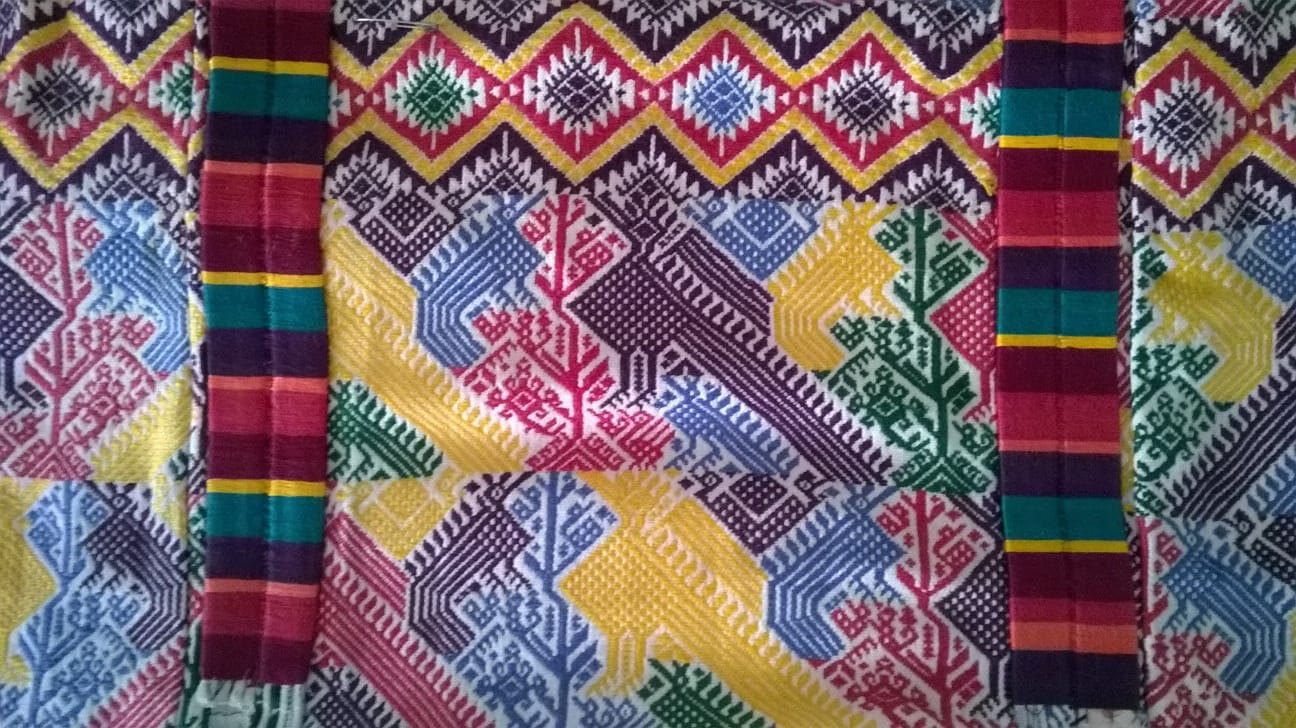
#> input picture HT2/Guipil.jpeg, 1296 x 728 px
$ jupyter execute --allow-errors HT2.ipynb   (older library calls are emulated)
#> lines starting #> are read from the running program, lines starting #| are printed output that depends on the picture
[cell 1]
import numpy as np
import matplotlib.pyplot as plt
import cv2

[cell 2]
def mostrar_imagen_3d(imagen_gris):
    # Obtener dimensiones de la imagen
    alto, ancho = imagen_gris.shape
#> alto = 728; ancho = 1296

    # Crear malla de coordenadas X e Y
    x = np.arange(0, ancho, 1)
#> x = 1296 values from 0 to 1295
    y = np.arange(0, alto, 1)
#> y = 728 values from 0 to 727
    x, y = np.meshgrid(x, y)

    # Crear una figura 3D
    figura = plt.figure()
    eje_3d = figura.add_subplot(111, projection='3d')

    # Convertir la imagen en una matriz de coordenadas Z
    z = imagen_gris

    # Graficar la superficie 3D
    superficie = eje_3d.plot_surface(x, y, z, cmap='gray')

    # Agregar barra de colores
    figura.colorbar(superficie, ax=eje_3d)

    # Etiquetas de ejes
    eje_3d.set_xlabel('X')
    eje_3d.set_ylabel('Y')
    eje_3d.set_zlabel('Intensidad')

    # Mostrar la figura
    plt.show()


#imagen_gris = plt.imread('/workspaces/Text-mining-n-image-recogn/Guipil.jpeg')[:,:,0]
imagen_gris = plt.imread('Guipil.jpeg')[:,:,0]
mostrar_imagen_3d(imagen_gris)

[cell 3]
def negativa(imagen_gris):
    imagen_transformada = 255 - imagen_gris
    return imagen_transformada

def lineal(imagen_gris, pendiente, interseccion):
    imagen_transformada = np.clip(pendiente * imagen_gris + interseccion, 0, 255)
    return imagen_transformada.astype(np.uint8)

def logaritmica(imagen_gris, c):
#> called with c = 1
    imagen_transformada = c * np.log(1 + imagen_gris)
    imagen_transformada = np.clip(imagen_transformada, 0, 255)
    return imagen_transformada.astype(np.uint8)

def exponencial(imagen_gris, c, gamma):
    imagen_transformada = c * np.power(imagen_gris, gamma)
    imagen_transformada = np.clip(imagen_transformada, 0, 255)
    return imagen_transformada.astype(np.uint8)

imagen_gris = plt.imread('Guipil.jpeg')[:,:,0]

# Aplicar las transformaciones
imagen_negativa = negativa(imagen_gris)
imagen_lineal = lineal(imagen_gris, pendiente=1, interseccion=0)
imagen_logaritmica = logaritmica(imagen_gris, c=1)
imagen_exponencial = exponencial(imagen_gris, c=1, gamma=1)

# Mostrar las imágenes transformadas
plt.figure(figsize=(10, 8))

plt.subplot(2, 2, 1)
plt.imshow(imagen_negativa, cmap='gray')
plt.title('Negativa')

plt.subplot(2, 2, 2)
plt.imshow(imagen_lineal, cmap='gray')
plt.title('Lineal')

plt.subplot(2, 2, 3)
plt.imshow(imagen_logaritmica, cmap='gray')
plt.title('Logarítmica')

plt.subplot(2, 2, 4)
plt.imshow(imagen_exponencial, cmap='gray')
plt.title('Exponencial')

plt.tight_layout()
plt.show()

[cell 4]
def color_operations(image1, image2):
    gray_image1 = cv2.cvtColor(image1, cv2.COLOR_BGR2GRAY)
    gray_image2 = cv2.cvtColor(image2, cv2.COLOR_BGR2GRAY)

    # Binarizar las imágenes (usando umbral de 128 para obtener valores binarios)
    _, binary_image1 = cv2.threshold(gray_image1, 128, 255, cv2.THRESH_BINARY)
    _, binary_image2 = cv2.threshold(gray_image2, 128, 255, cv2.THRESH_BINARY)


    # Realizar operaciones lógicas
    bitwise_and = cv2.bitwise_and(binary_image1, binary_image2)
    bitwise_or = cv2.bitwise_or(binary_image1, binary_image2)
    bitwise_xor = cv2.bitwise_xor(binary_image1, binary_image2)

    # Sumar las imágenes (usando saturación para evitar desbordamientos)
    sum_image = cv2.add(image1, image2)

    # Restar las imágenes (usando saturación para evitar valores negativos)
    subtract_image = cv2.subtract(image1, image2)

    # Mostrar las imágenes resultantes
    plt.figure(figsize=(12, 10))

    plt.subplot(3, 3, 1)
    plt.imshow(cv2.cvtColor(image1, cv2.COLOR_BGR2RGB))
    plt.title('Imagen 1')

    plt.subplot(3, 3, 2)
    plt.imshow(cv2.cvtColor(image2, cv2.COLOR_BGR2RGB))
    plt.title('Imagen 2')

    plt.subplot(3, 3, 3)
    plt.imshow(cv2.cvtColor(sum_image, cv2.COLOR_BGR2RGB))
    plt.title('Suma')

    plt.subplot(3, 3, 4)
    plt.imshow(cv2.cvtColor(subtract_image, cv2.COLOR_BGR2RGB))
    plt.title('Resta')

    plt.subplot(3, 3, 5)
    plt.imshow(binary_image1, cmap='gray')
    plt.title('Binarizada 1')

    plt.subplot(3, 3, 6)
    plt.imshow(binary_image2, cmap='gray')
    plt.title('Binarizada 2')

    plt.subplot(3, 3, 7)
    plt.imshow(bitwise_and, cmap='gray')
    plt.title('AND')

    plt.subplot(3, 3, 8)
    plt.imshow(bitwise_or, cmap='gray')
    plt.title('OR')

    plt.subplot(3, 3, 9)
    plt.imshow(bitwise_xor, cmap='gray')
    plt.title('XOR')

    plt.tight_layout()
    plt.show()

image1 = cv2.imread('img1.png')
image2 = cv2.imread('img2.png')

# Aplicamos las operaciones
#> (the rest of this cell did not finish here and is left out)

[cell 5]
# Cargar la imagen
image_path = 'Guipil.jpeg'
image = cv2.imread(image_path, cv2.IMREAD_GRAYSCALE)
#> image: shape (728, 1296); min 3, max 255, mean 104.9

# Aplicar el algoritmo de Canny
canny_edges = cv2.Canny(image, threshold1=100, threshold2=200)
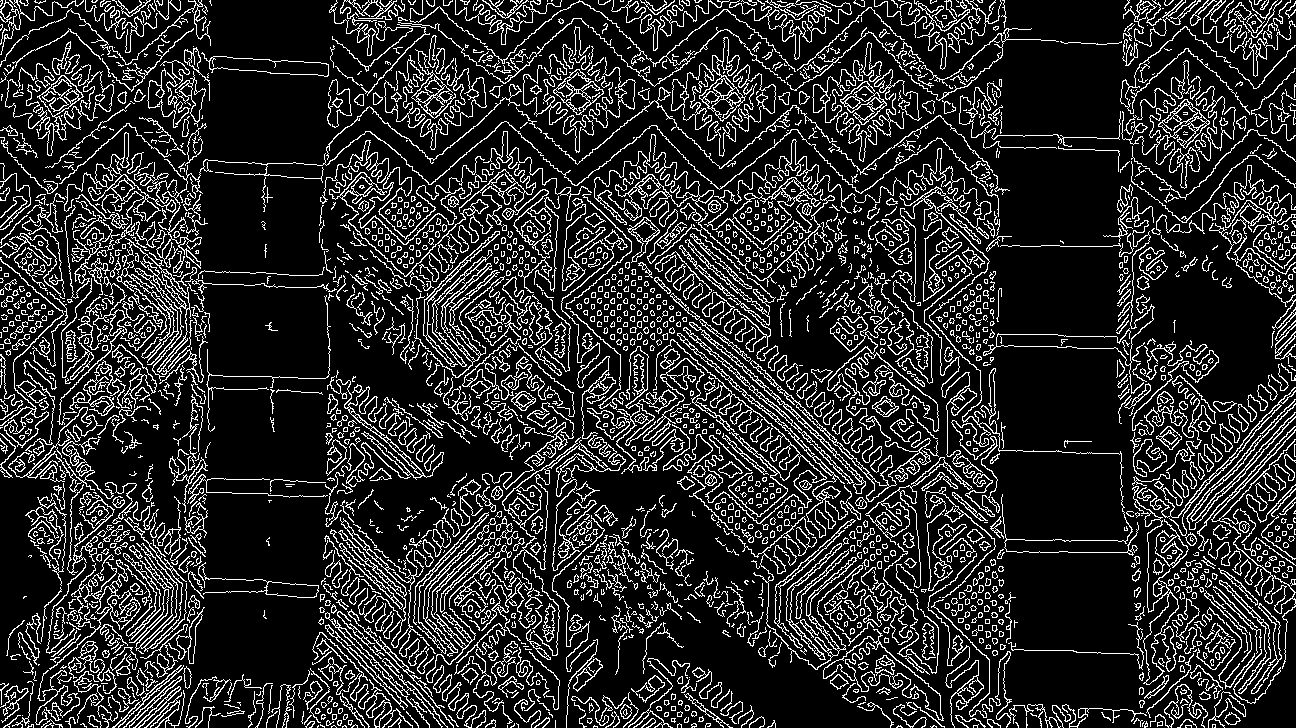
#> canny_edges: shape (728, 1296); 16.6% white in thin lines or dots

# Aplicar el operador de Sobel
sobel_x = cv2.Sobel(image, cv2.CV_64F, 1, 0, ksize=3)
sobel_y = cv2.Sobel(image, cv2.CV_64F, 0, 1, ksize=3)
sobel_edges = np.sqrt(sobel_x**2 + sobel_y**2).astype(np.uint8)

# Aplicar el operador Laplaciano
laplacian_edges = cv2.Laplacian(image, cv2.CV_8U)

# Crear una figura para mostrar las imágenes
plt.figure(figsize=(10, 8))

plt.subplot(2, 2, 1)
plt.imshow(image, cmap='gray')
plt.title('Imagen Original')

plt.subplot(2, 2, 2)
plt.imshow(canny_edges, cmap='gray')
plt.title('Canny')

plt.subplot(2, 2, 3)
plt.imshow(sobel_edges, cmap='gray')
plt.title('Sobel')

plt.subplot(2, 2, 4)
plt.imshow(laplacian_edges, cmap='gray')
plt.title('Laplaciano')

plt.tight_layout()
plt.show()

[cell 6]
print("Comparación de enfoques:")
print("| Enfoque     | Ventajas                             | Desventajas                            |")
print("|-------------|--------------------------------------|----------------------------------------|")
print("| Canny       | Detecta bordes con alta precisión    | Implica el calculo de gradiente y      |")
print("|             | precisión y minimos falsos           | supresión de no máximos, lo que puede  |")
print("|             |                                      | hacerlo más lento                      |")
print("|-------------|--------------------------------------|----------------------------------------|")
print("| Sobel       | Simple, computacionalmente eficiente | Sensible al ruido, puede               |")
print("|             | proporciona información sobre el     | generar falsos positivos.              |")
print("|             | gradiente lo que puede ser útil      |                                        |")
print("|-------------|--------------------------------------|----------------------------------------|")
print("| Laplaciano  | Puede detectar cambios bruscos en    | Sensible al ruido, produce bordes      |")
print("|             | la intensidad de los píxeles.        | gruesos y mal conectados.              |")
print("|-------------|--------------------------------------|----------------------------------------|")

[cell 7]
image_path = 'Guipil.jpeg'
image = cv2.imread(image_path, cv2.IMREAD_GRAYSCALE)

# Define kernel sizes
kernel_sizes = [3, 5, 7]

# Define kernels
gaussian_kernel = cv2.getGaussianKernel(7, 1.5)
box_kernel = np.ones((7, 7), np.float32) / 49
median_kernel = np.ones((7, 7), np.uint8)
sobel_x_kernel = cv2.Sobel(image, cv2.CV_8U, 1, 0, ksize=3)
sobel_y_kernel = cv2.Sobel(image, cv2.CV_8U, 0, 1, ksize=3)
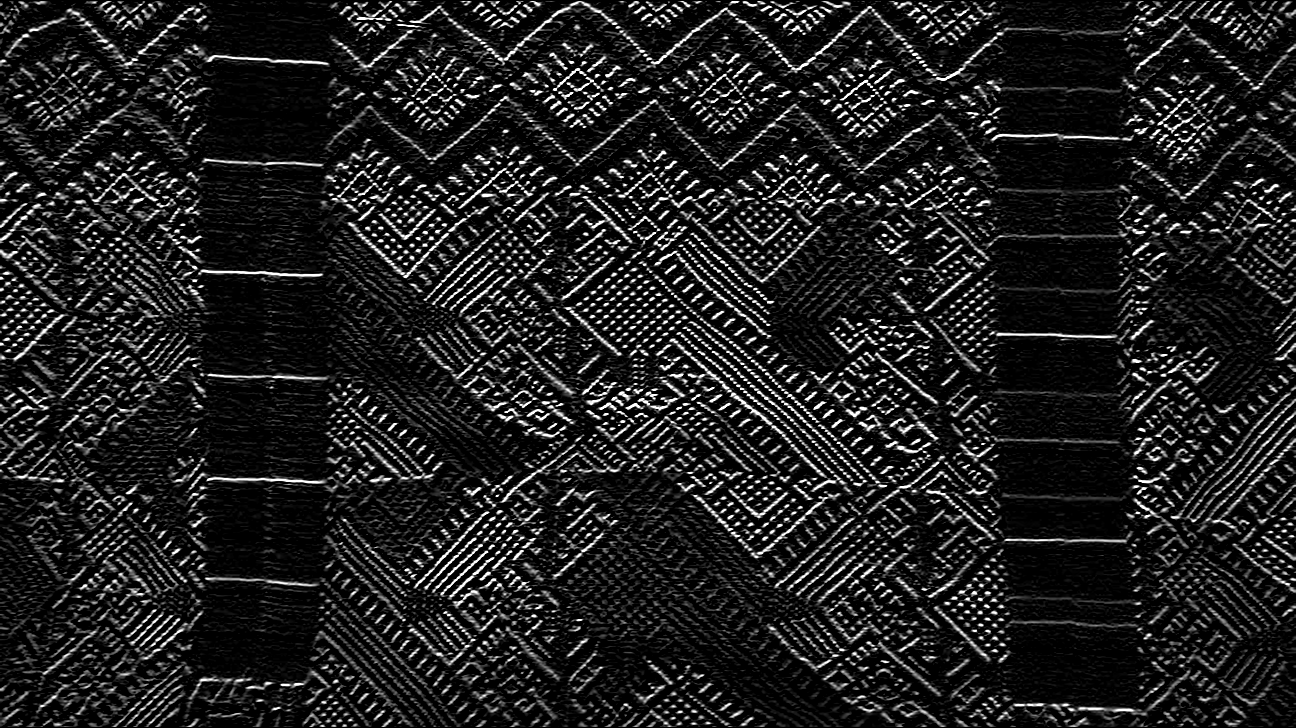
#> sobel_y_kernel: shape (728, 1296); min 0, max 255, mean 32.3
laplacian_kernel = np.array([[0, 1, 0], [1, -4, 1], [0, 1, 0]], np.float32)
sharpening_kernel = np.array([[0, -1, 0], [-1, 5, -1], [0, -1, 0]], np.float32)
embossing_kernel = np.array([[-2, -1, 0], [-1, 1, 1], [0, 1, 2]], np.float32)

# Apply convolution filters
results = []

for size in kernel_sizes:
    gaussian_filtered = cv2.filter2D(image, cv2.CV_8U, gaussian_kernel)
    box_filtered = cv2.filter2D(image, cv2.CV_8U, box_kernel)
    median_filtered = cv2.medianBlur(image, size)
    sobel_x_filtered = cv2.filter2D(image, cv2.CV_8U, sobel_x_kernel)
    sobel_y_filtered = cv2.filter2D(image, cv2.CV_8U, sobel_y_kernel)
    laplacian_filtered = cv2.filter2D(image, cv2.CV_8U, laplacian_kernel)
    sharpened = cv2.filter2D(image, cv2.CV_8U, sharpening_kernel)
    embossed = cv2.filter2D(image, cv2.CV_8U, embossing_kernel)

    results.append((gaussian_filtered, box_filtered, median_filtered, sobel_x_filtered,sobel_y_filtered, laplacian_filtered, sharpened, embossed))
#> this loop made 3 passes
#> pass 1, `box_filtered = cv2.filter2D(image, cv2.CV_8U, box_kernel)`:
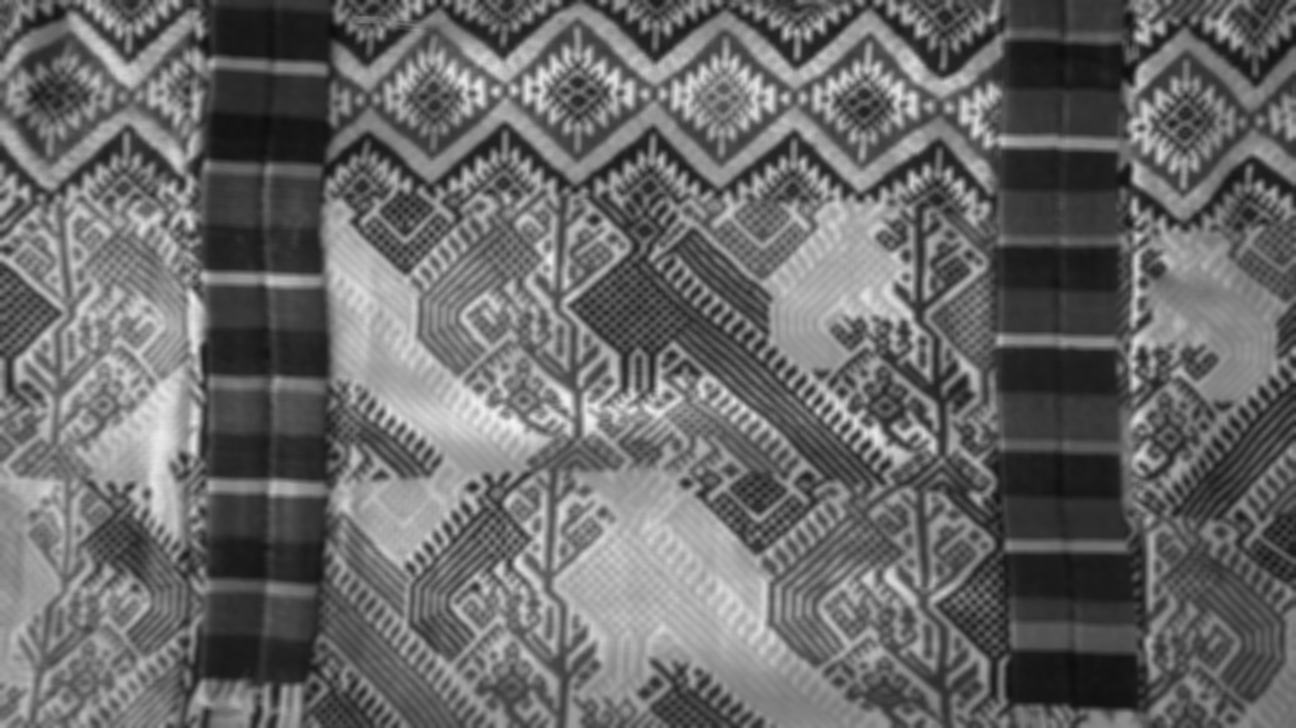
#> box_filtered: shape (728, 1296); min 12, max 244, mean 104.9
#> after the loop, results = 3 items

# Show the results
plt.figure(figsize=(15, 14))

for i, size in enumerate(kernel_sizes):
    plt.subplot(8, len(kernel_sizes), i+1)
    plt.imshow(results[i][0], cmap='gray')
    plt.title(f'Gaussiano {size}x{size}')

    plt.subplot(8, len(kernel_sizes), i+1+len(kernel_sizes))
    plt.imshow(results[i][1], cmap='gray')
    plt.title(f'Box {size}x{size}')

    plt.subplot(8, len(kernel_sizes), i+1+2*len(kernel_sizes))
    plt.imshow(results[i][2], cmap='gray')
    plt.title(f'Mediana {size}x{size}')

    plt.subplot(8, len(kernel_sizes), i+1+3*len(kernel_sizes))
    plt.imshow(results[i][3], cmap='gray')
    plt.title(f'Sobel X {size}x{size}')

    plt.subplot(8, len(kernel_sizes), i+1+4*len(kernel_sizes))
    plt.imshow(results[i][4], cmap='gray')
    plt.title(f'Sobel Y {size}x{size}')

    plt.subplot(8, len(kernel_sizes), i+1+5*len(kernel_sizes))
    plt.imshow(results[i][5], cmap='gray')
    plt.title(f'Laplaciano {size}x{size}')

    plt.subplot(8, len(kernel_sizes), i+1+6*len(kernel_sizes))
    plt.imshow(results[i][6], cmap='gray')
    plt.title(f'Re {size}x{size}')

    plt.subplot(8, len(kernel_sizes), i+1+7*len(kernel_sizes))
    plt.imshow(results[i][7], cmap='gray')
    plt.title(f'Embossing {size}x{size}')

plt.tight_layout()
plt.show()
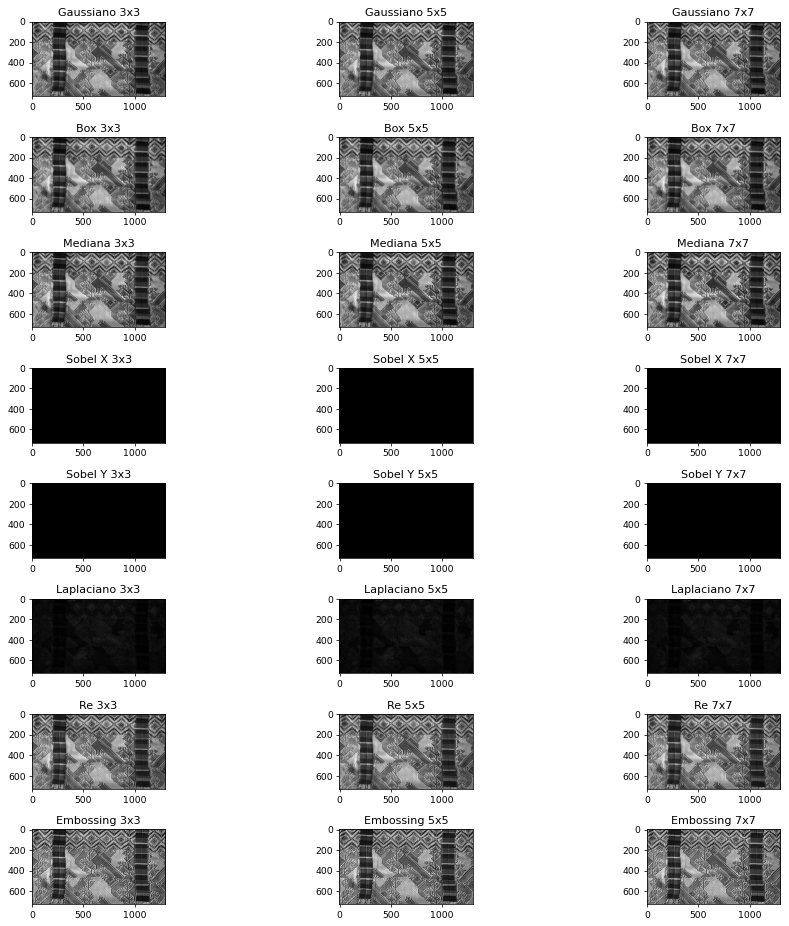
#> figure drawn by matplotlib, 24 panels
